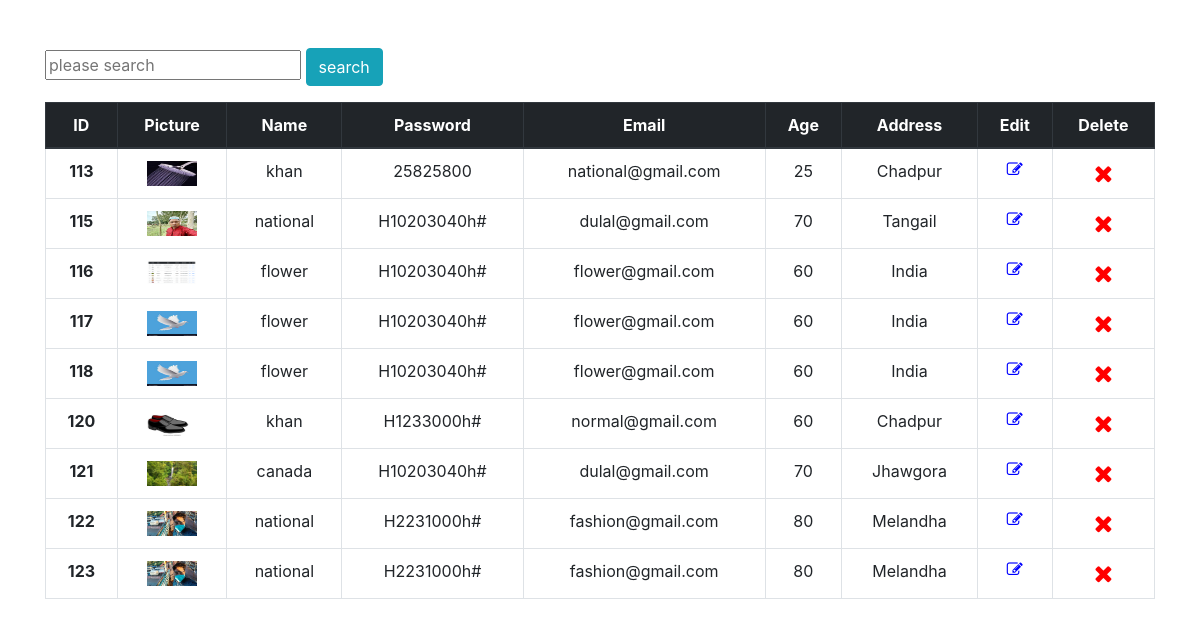
The page /show.php on the database its author committed.
### tables this page shows
CREATE TABLE `company` (
  `id` int(11) NOT NULL,
  `picture` varchar(255) NOT NULL,
  `username` varchar(255) NOT NULL,
  `password` varchar(255) NOT NULL,
  `email` varchar(255) NOT NULL,
  `age` int(255) NOT NULL,
  `address` varchar(255) NOT NULL,
  `date_time` timestamp NOT NULL DEFAULT current_timestamp()
);

### show.php (the view, shortened to what this page needs)
<html lang="en">
  <head>
    <link rel="stylesheet" href="https://cdn.jsdelivr.net/npm/bootstrap@4.0.0/dist/css/bootstrap.min.css">
    <link rel="stylesheet" href="https://cdnjs.cloudflare.com/ajax/libs/font-awesome/4.7.0/css/font-awesome.min.css">
  </head>
  <body>
   <div class="container mt-5">
   <form action="" method="$_REQUEST">
     <input type="text" name="search"placeholder="please search">
     <input type="submit" value="search" name="submit" class="btn btn-info">
   </div>
<?php
$connect=mysqli_connect("localhost","root","","khan");
 $select_query="SELECT * FROM company WHERE username LIKE '{$search}%'";
$query=mysqli_query($connect,$select_query);
$data_count=mysqli_num_rows($query);
if($data_count >0){
?>
    <div class="container mt-2">
    <table class="table text-center table table-bordered">
      <thead class="thead-dark ">
        <tr>
          <th scope="col">ID</th>
          <th scope="col">Picture</th>
          <th scope="col">Name</th>
          <th scope="col">Password</th>
          <th scope="col">Email</th>
          <th scope="col">Age</th>
          <th scope="col">Address</th>
          <th scope="col">Edit</th>
          <th scope="col">Delete</th>
        </tr>
      </thead>
<?php
while($data_row=mysqli_fetch_assoc($query)){
     $id=$data_row["id"];
     $pic=$data_row["picture"];
     $username=$data_row["username"];
     $password=$data_row["password"];
     $email=$data_row["email"];
     $age=$data_row["age"];
     $address=$data_row["address"];
  ?>
     <tr>
     <th scope="row"><?php echo $id?></th>
     <td><img width="50px" height="25px" src="images/<?php echo $pic ?>" alt=""></td>
     <td><?php echo $username?></td>
     <td><?php echo $password?></td>
     <td><?php echo $email?></td>
     <td><?php echo $age?></td>
     <td><?php echo $address?></td>
     <td><a style="color:blue;" onclick="return confirm('Are you edit this information?')" href="edit.php?id=<?php echo $id?>"><i class="fa fa-edit"></i></a></td>
     <td><a style="color:red;" onclick="return confirm('Are you delete this information?')" href="delete_data.php?id=<?php echo $id?>"><i class="fa fa-remove" style="font-size:24px"></i></a></td>
   </tr>
<?php
}
?>
  </div>
<?php
}else{
    echo "Data not found";
}
?>
  </body>
</html>

### rows shown on the page
company: id "113", picture (picture), username "khan", password "25825800", email "national@gmail.com", age "25", address "Chadpur"
company: id "115", picture (picture), username "national", password "H10203040h#", email "dulal@gmail.com", age "70", address "Tangail"
company: id "116", picture (picture), username "flower", password "H10203040h#", email "flower@gmail.com", age "60", address "India"
company: id "117", picture (picture), username "flower", password "H10203040h#", email "flower@gmail.com", age "60", address "India"
company: id "118", picture (picture), username "flower", password "H10203040h#", email "flower@gmail.com", age "60", address "India"
company: id "120", picture (picture), username "khan", password "H1233000h#", email "normal@gmail.com", age "60", address "Chadpur"
company: id "121", picture (picture), username "canada", password "H10203040h#", email "dulal@gmail.com", age "70", address "Jhawgora"
company: id "122", picture (picture), username "national", password "H2231000h#", email "fashion@gmail.com", age "80", address "Melandha"
company: id "123", picture (picture), username "national", password "H2231000h#", email "fashion@gmail.com", age "80", address "Melandha"
